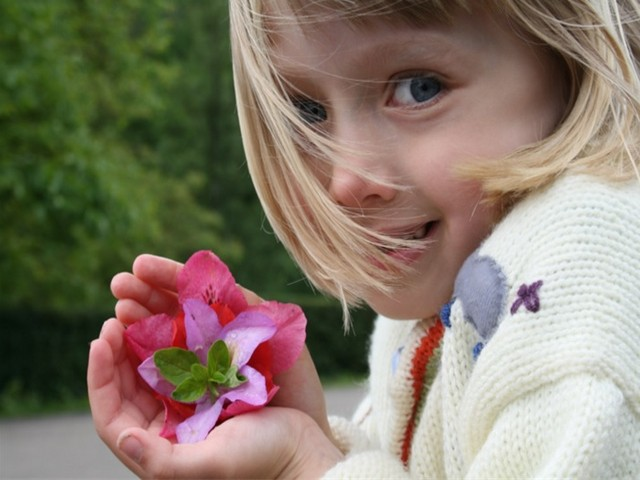
#> input picture Chapter05/image_6.jpg, 640 x 480 px
$ python Blurring_Sharpening.py
#> lines starting #> are read from the running program, lines starting #| are printed output that depends on the picture
# Blurring and Sharpening Images

# Import Computer Vision package - cv2
import cv2

# Import Numerical Python package - numpy as np
import numpy as np

# Read the image using imread built-in function
image = cv2.imread('image_6.jpg')
#> image is the input picture: shape (480, 640, 3); mean B, G, R 107.2, 122.8, 134.9

# Display original image using imshow built-in function
cv2.imshow("Original", image)

# Wait until any key is pressed
cv2.waitKey(0)

# Blurring images: Averaging, cv2.blur built-in function
# Averaging: Convolving image with normalized box filter
# Convolution: Mathematical operation on 2 functions which produces third function.
# Normalized box filter having size 3 x 3 would be:
# (1/9)  [[1, 1, 1],
#		 [1, 1, 1],
# 		 [1, 1, 1]]
blur = cv2.blur(image,(9,9)) # (9 x 9) filter is used
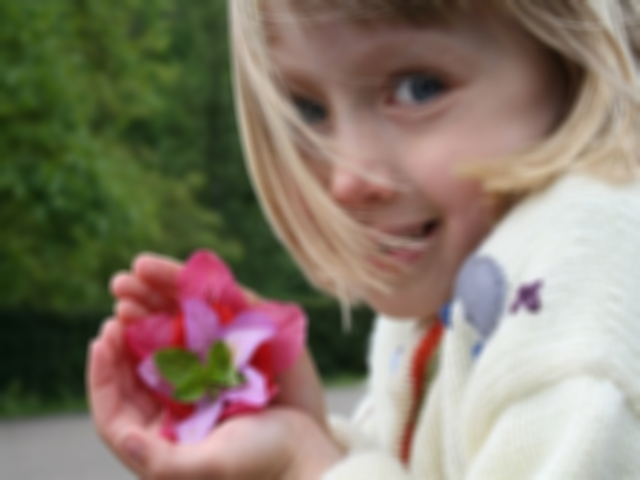
#> blur: shape (480, 640, 3); mean B, G, R 107.2, 122.8, 134.9

# Display blurred image
cv2.imshow('Blurred', blur)

# Wait until any key is pressed
cv2.waitKey(0)

# Sharpening images: Emphasizes edges in an image

kernel = np.array([[-1,-1,-1],
                   [-1,9,-1],
                   [-1,-1,-1]])
# If we don't normalize to 1, image would be brighter or darker respectively

# cv2.filter2D is the built-in function used for sharpening images
# cv2.filter2D(image, ddepth, kernel)
sharpened = cv2.filter2D(image, -1, kernel)
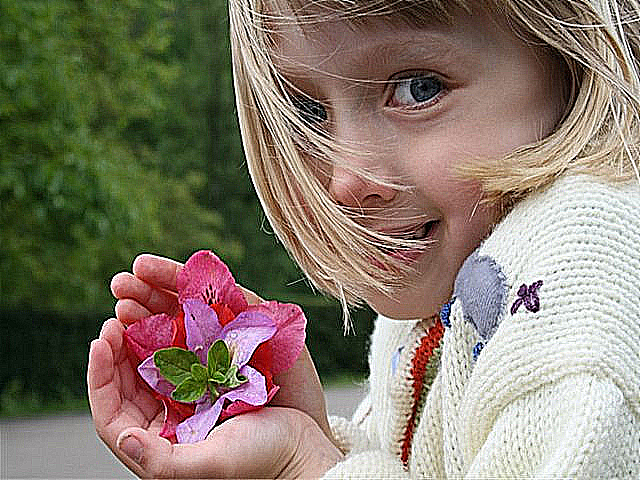
#> sharpened: shape (480, 640, 3); mean B, G, R 107.7, 122.9, 134.3
# ddepth = -1, sharpened images will have same depth as original image

# Display sharpenend image
cv2.imshow('Sharpened', sharpened)

# Wait untill any key is pressed
cv2.waitKey(0)

# Close all windows
cv2.destroyAllWindows()

$ run again, with Chapter05/image_1.jpg copied over Chapter05/image_6.jpg
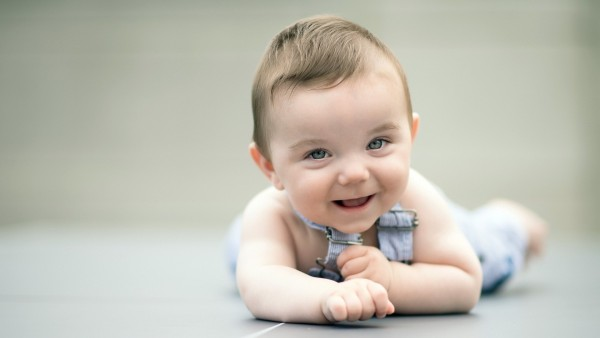
#> input picture Chapter05/image_1.jpg, 600 x 338 px
#> image is the input picture: shape (338, 600, 3); mean B, G, R 177.5, 189.1, 191.3
#> `blur = cv2.blur(image,(9,9))`:
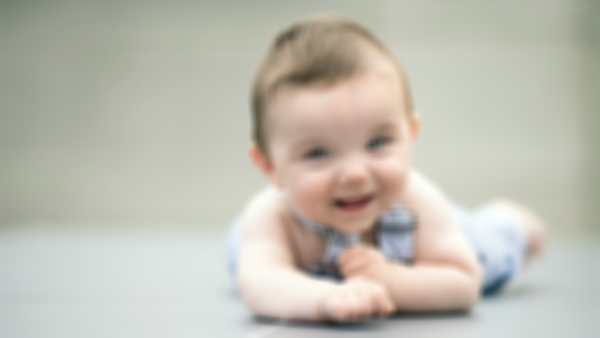
#> blur: shape (338, 600, 3); mean B, G, R 177.5, 189.1, 191.3
#> `sharpened = cv2.filter2D(image, -1, kernel)`:
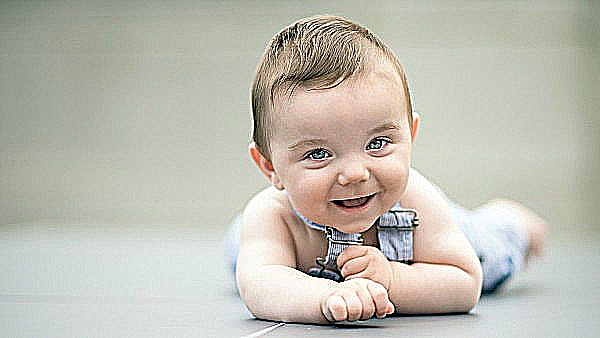
#> sharpened: shape (338, 600, 3); mean B, G, R 177.8, 189.2, 191.2
